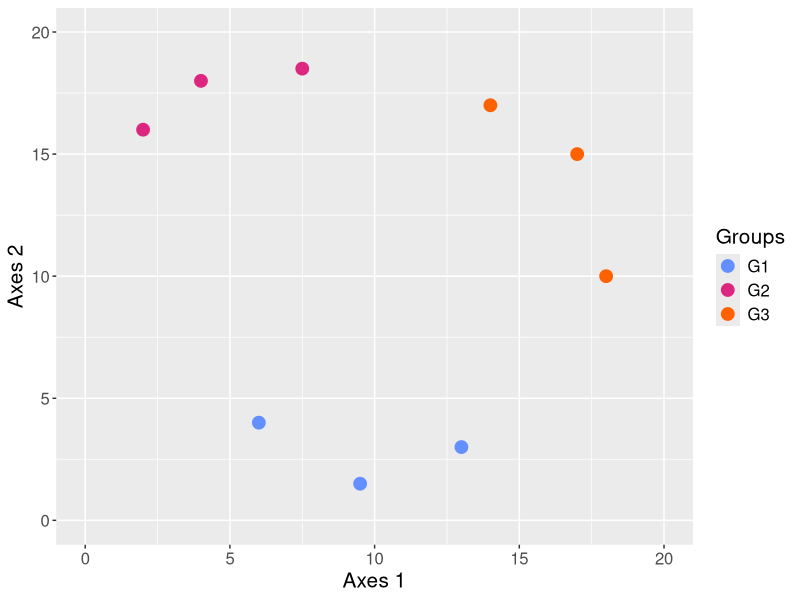
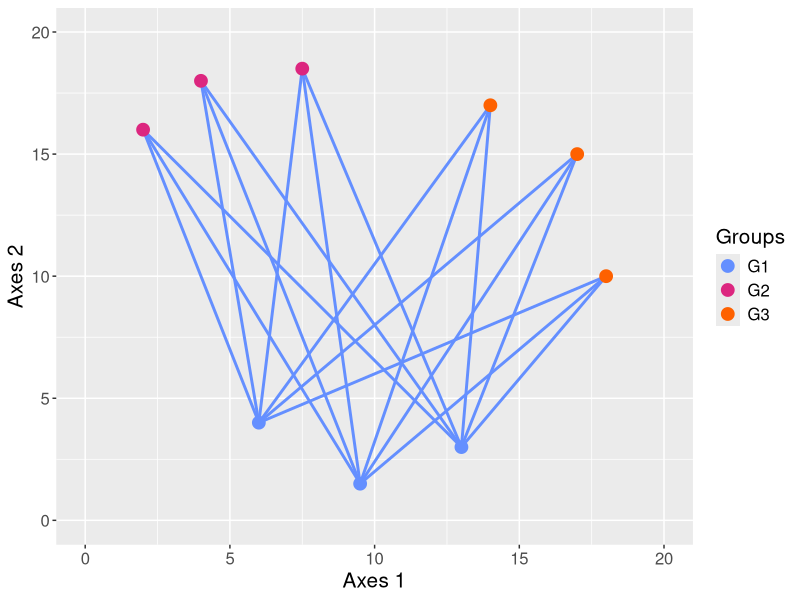
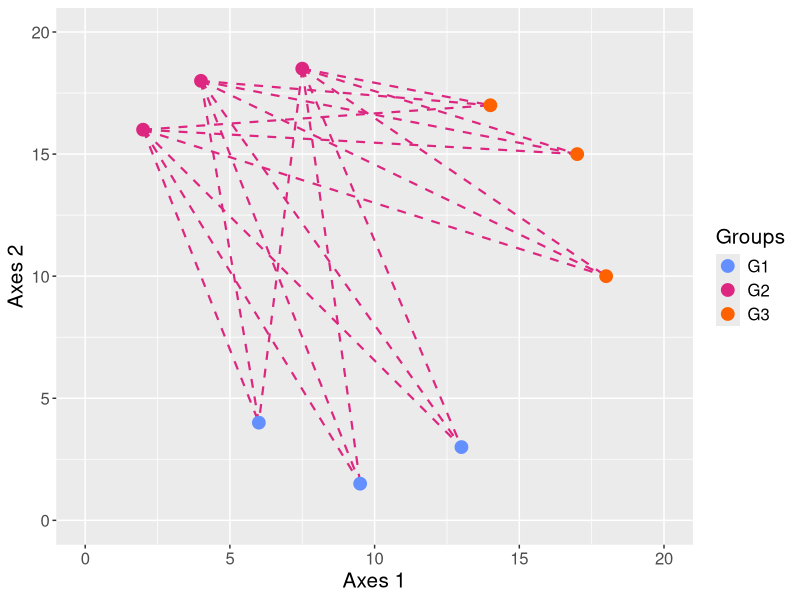
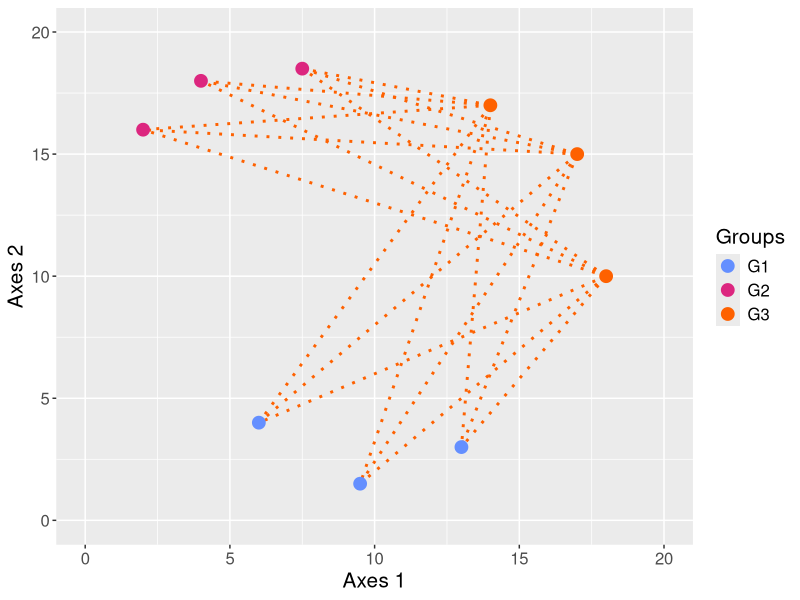
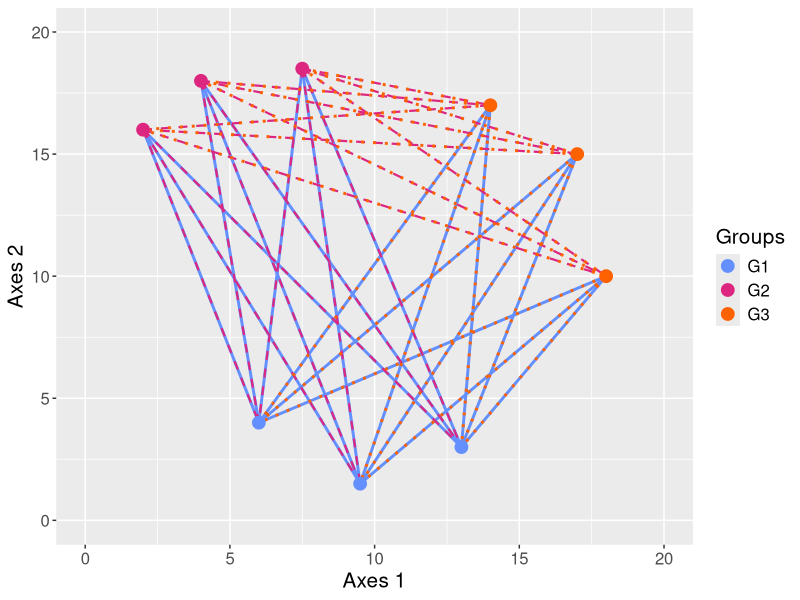

The R script that drew these images, in order:
## ---- chunk 1
#Load tidyverse library
library("tidyverse")

#Create tidy dataset of points that will act as points in ordination plot
#Comprise of three different datasets with 5 samples each
#set seed
set.seed(84368)
#Sample groups
group <- c(rep("G1",3), rep("G2",3), rep("G3",3))
#Create axes 1 values
axes1 <- c(c(9.5,6,13),
            c(2,4,7.5),
            c(14,17,18))
#Create axes 2 values
axes2 <- c(c(1.5,4,3),
            c(16,18,18.5),
            c(17,15,10))
#Create long df
tbl <- tibble::tibble(group, axes1, axes2)

#Colour palette to use
ibm_pal <- c("#648fff","#dc267f","#fe6100")
## ---- chunk 2
ggplot2::ggplot(data = tbl, mapping=aes(x = axes1, y = axes2, colour = group)) +
    ggplot2::geom_point(size=4) +
    ggplot2::labs(colour = "Groups") +
    ggplot2::theme(text=ggplot2::element_text(size = 15)) +
    ggplot2::scale_colour_manual(values = ibm_pal) +
    ggplot2::scale_x_continuous(name="Axes 1", breaks=c(0,5,10,15,20), limits = c(0,20)) +
    ggplot2::scale_y_continuous(name="Axes 2", breaks=c(0,5,10,15,20), limits = c(0,20))
## ---- chunk 3
ggplot2::ggplot(data = tbl) +
    ggplot2::labs(x="Axes 1", y = "Axes 2", colour = "Groups") +
     ggplot2::theme(text=ggplot2::element_text(size = 15)) +
    ggplot2::scale_colour_manual(values = ibm_pal) +
    ggplot2::scale_x_continuous(name="Axes 1", breaks=c(0,5,10,15,20), limits = c(0,20)) +
    ggplot2::scale_y_continuous(name="Axes 2", breaks=c(0,5,10,15,20), limits = c(0,20)) +
    #Add custom lines
    #Group 1 sample 1 to other samples
    ggplot2::annotate("segment", x = 6, xend = 2, y = 4, yend = 16, linewidth = 1, linetype = 1, colour = ibm_pal[1]) +
    ggplot2::annotate("segment", x = 6, xend = 4, y = 4, yend = 18, linewidth = 1, linetype = 1, colour = ibm_pal[1]) +
    ggplot2::annotate("segment", x = 6, xend = 7.5, y = 4, yend = 18.5, linewidth = 1, linetype = 1, colour = ibm_pal[1]) +
    ggplot2::annotate("segment", x = 6, xend = 14, y = 4, yend = 17, linewidth = 1, linetype = 1, colour = ibm_pal[1]) +
    ggplot2::annotate("segment", x = 6, xend = 17, y = 4, yend = 15, linewidth = 1, linetype = 1, colour = ibm_pal[1]) +
    ggplot2::annotate("segment", x = 6, xend = 18, y = 4, yend = 10, linewidth = 1, linetype = 1, colour = ibm_pal[1]) +
    # Group 1 sample 2 to other samples
    ggplot2::annotate("segment", x = 9.5, xend = 2, y = 1.5, yend = 16, linewidth = 1, linetype = 1, colour = ibm_pal[1]) +
    ggplot2::annotate("segment", x = 9.5, xend = 4, y = 1.5, yend = 18, linewidth = 1, linetype = 1, colour = ibm_pal[1]) +
    ggplot2::annotate("segment", x = 9.5, xend = 7.5, y = 1.5, yend = 18.5, linewidth = 1, linetype = 1, colour = ibm_pal[1]) +
    ggplot2::annotate("segment", x = 9.5, xend = 14, y = 1.5, yend = 17, linewidth = 1, linetype = 1, colour = ibm_pal[1]) +
    ggplot2::annotate("segment", x = 9.5, xend = 17, y = 1.5, yend = 15, linewidth = 1, linetype = 1, colour = ibm_pal[1]) +
    ggplot2::annotate("segment", x = 9.5, xend = 18, y = 1.5, yend = 10, linewidth = 1, linetype = 1, colour = ibm_pal[1]) +
    # Group 1 sample 2 to other samples
    ggplot2::annotate("segment", x = 13, xend = 2, y = 3, yend = 16, linewidth = 1, linetype = 1, colour = ibm_pal[1]) +
    ggplot2::annotate("segment", x = 13, xend = 4, y = 3, yend = 18, linewidth = 1, linetype = 1, colour = ibm_pal[1]) +
    ggplot2::annotate("segment", x = 13, xend = 7.5, y = 3, yend = 18.5, linewidth = 1, linetype = 1, colour = ibm_pal[1]) +
    ggplot2::annotate("segment", x = 13, xend = 14, y = 3, yend = 17, linewidth = 1, linetype = 1, colour = ibm_pal[1]) +
    ggplot2::annotate("segment", x = 13, xend = 17, y = 3, yend = 15, linewidth = 1, linetype = 1, colour = ibm_pal[1]) +
    ggplot2::annotate("segment", x = 13, xend = 18, y = 3, yend = 10, linewidth = 1, linetype = 1, colour = ibm_pal[1]) +
    #Add points at end so they overlap the lines
    ggplot2::geom_point(mapping=aes(x = axes1, y = axes2, colour = group),size=4)
## ---- chunk 4
ggplot2::ggplot(data = tbl) +
    ggplot2::labs(x="Axes 1", y = "Axes 2", colour = "Groups") +
     ggplot2::theme(text=ggplot2::element_text(size = 15)) +
    ggplot2::scale_colour_manual(values = ibm_pal) +
    ggplot2::scale_x_continuous(name="Axes 1", breaks=c(0,5,10,15,20), limits = c(0,20)) +
    ggplot2::scale_y_continuous(name="Axes 2", breaks=c(0,5,10,15,20), limits = c(0,20)) +
    #Add custom lines
    #Group 2 sample 1 to other samples
    ggplot2::annotate("segment", x = 2, xend = 6, y = 16, yend = 4, linewidth = 0.75, linetype = 2, colour = ibm_pal[2]) +
    ggplot2::annotate("segment", x = 2, xend = 9.5, y = 16, yend = 1.5, linewidth = 0.75, linetype = 2, colour = ibm_pal[2]) +
    ggplot2::annotate("segment", x = 2, xend = 13, y = 16, yend = 3, linewidth = 0.75, linetype = 2, colour = ibm_pal[2]) +
    ggplot2::annotate("segment", x = 2, xend = 14, y = 16, yend = 17, linewidth = 0.75, linetype = 2, colour = ibm_pal[2]) +
    ggplot2::annotate("segment", x = 2, xend = 17, y = 16, yend = 15, linewidth = 0.75, linetype = 2, colour = ibm_pal[2]) +
    ggplot2::annotate("segment", x = 2, xend = 18, y = 16, yend = 10, linewidth = 0.75, linetype = 2, colour = ibm_pal[2]) +
    # Group 2 sample 2 to other samples
    ggplot2::annotate("segment", x = 4, xend = 6, y = 18, yend = 4, linewidth = 0.75, linetype = 2, colour = ibm_pal[2]) +
    ggplot2::annotate("segment", x = 4, xend = 9.5, y = 18, yend = 1.5, linewidth = 0.75, linetype = 2, colour = ibm_pal[2]) +
    ggplot2::annotate("segment", x = 4, xend = 13, y = 18, yend = 3, linewidth = 0.75, linetype = 2, colour = ibm_pal[2]) +
    ggplot2::annotate("segment", x = 4, xend = 14, y = 18, yend = 17, linewidth = 0.75, linetype = 2, colour = ibm_pal[2]) +
    ggplot2::annotate("segment", x = 4, xend = 17, y = 18, yend = 15, linewidth = 0.75, linetype = 2, colour = ibm_pal[2]) +
    ggplot2::annotate("segment", x = 4, xend = 18, y = 18, yend = 10, linewidth = 0.75, linetype = 2, colour = ibm_pal[2]) +
    # Group 2 sample 2 to other samples
    ggplot2::annotate("segment", x = 7.5, xend = 6, y = 18.5, yend = 4, linewidth = 0.75, linetype = 2, colour = ibm_pal[2]) +
    ggplot2::annotate("segment", x = 7.5, xend = 9.5, y = 18.5, yend = 1.5, linewidth = 0.75, linetype = 2, colour = ibm_pal[2]) +
    ggplot2::annotate("segment", x = 7.5, xend = 13, y = 18.5, yend = 3, linewidth = 0.75, linetype = 2, colour = ibm_pal[2]) +
    ggplot2::annotate("segment", x = 7.5, xend = 14, y = 18.5, yend = 17, linewidth = 0.75, linetype = 2, colour = ibm_pal[2]) +
    ggplot2::annotate("segment", x = 7.5, xend = 17, y = 18.5, yend = 15, linewidth = 0.75, linetype = 2, colour = ibm_pal[2]) +
    ggplot2::annotate("segment", x = 7.5, xend = 18, y = 18.5, yend = 10, linewidth = 0.75, linetype = 2, colour = ibm_pal[2]) +
    #Add points at end so they overlap the lines
    ggplot2::geom_point(mapping=aes(x = axes1, y = axes2, colour = group),size=4)
## ---- chunk 5
ggplot2::ggplot(data = tbl) +
    ggplot2::labs(x="Axes 1", y = "Axes 2", colour = "Groups") +
     ggplot2::theme(text=ggplot2::element_text(size = 15)) +
    ggplot2::scale_colour_manual(values = ibm_pal) +
    ggplot2::scale_x_continuous(name="Axes 1", breaks=c(0,5,10,15,20), limits = c(0,20)) +
    ggplot2::scale_y_continuous(name="Axes 2", breaks=c(0,5,10,15,20), limits = c(0,20)) +
    #Add custom lines
    #Group 1 sample 1 to other samples
    ggplot2::annotate("segment", x = 14, xend = 6, y = 17, yend = 4, linewidth = 1, linetype = 3, colour = ibm_pal[3]) +
    ggplot2::annotate("segment", x = 14, xend = 9.5, y = 17, yend = 1.5, linewidth = 1, linetype = 3, colour = ibm_pal[3]) +
    ggplot2::annotate("segment", x = 14, xend = 13, y = 17, yend = 3, linewidth = 1, linetype = 3, colour = ibm_pal[3]) +
    ggplot2::annotate("segment", x = 14, xend = 2, y = 17, yend = 16, linewidth = 1, linetype = 3, colour = ibm_pal[3]) +
    ggplot2::annotate("segment", x = 14, xend = 4, y = 17, yend = 18, linewidth = 1, linetype = 3, colour = ibm_pal[3]) +
    ggplot2::annotate("segment", x = 14, xend = 7.5, y = 17, yend = 18.5, linewidth = 1, linetype = 3, colour = ibm_pal[3]) +
    # Group 1 sample 2 to other samples
    ggplot2::annotate("segment", x = 17, xend = 6, y = 15, yend = 4, linewidth = 1, linetype = 3, colour = ibm_pal[3]) +
    ggplot2::annotate("segment", x = 17, xend = 9.5, y = 15, yend = 1.5, linewidth = 1, linetype = 3, colour = ibm_pal[3]) +
    ggplot2::annotate("segment", x = 17, xend = 13, y = 15, yend = 3, linewidth = 1, linetype = 3, colour = ibm_pal[3]) +
    ggplot2::annotate("segment", x = 17, xend = 2, y = 15, yend = 16, linewidth = 1, linetype = 3, colour = ibm_pal[3]) +
    ggplot2::annotate("segment", x = 17, xend = 4, y = 15, yend = 18, linewidth = 1, linetype = 3, colour = ibm_pal[3]) +
    ggplot2::annotate("segment", x = 17, xend = 7.5, y = 15, yend = 18.5, linewidth = 1, linetype = 3, colour = ibm_pal[3]) +
    # Group 1 sample 2 to other samples
    ggplot2::annotate("segment", x = 18, xend = 6, y = 10, yend = 4, linewidth = 1, linetype = 3, colour = ibm_pal[3]) +
    ggplot2::annotate("segment", x = 18, xend = 9.5, y = 10, yend = 1.5, linewidth = 1, linetype = 3, colour = ibm_pal[3]) +
    ggplot2::annotate("segment", x = 18, xend = 13, y = 10, yend = 3, linewidth = 1, linetype = 3, colour = ibm_pal[3]) +
    ggplot2::annotate("segment", x = 18, xend = 2, y = 10, yend = 16, linewidth = 1, linetype = 3, colour = ibm_pal[3]) +
    ggplot2::annotate("segment", x = 18, xend = 4, y = 10, yend = 18, linewidth = 1, linetype = 3, colour = ibm_pal[3]) +
    ggplot2::annotate("segment", x = 18, xend = 7.5, y = 10, yend = 18.5, linewidth = 1, linetype = 3, colour = ibm_pal[3]) +
    #Add points at end so they overlap the lines
    ggplot2::geom_point(mapping=aes(x = axes1, y = axes2, colour = group),size=4)
## ---- chunk 6
ggplot2::ggplot(data = tbl) +
    ggplot2::labs(x="Axes 1", y = "Axes 2", colour = "Groups") +
     ggplot2::theme(text=ggplot2::element_text(size = 15)) +
    ggplot2::scale_colour_manual(values = ibm_pal) +
    ggplot2::scale_x_continuous(name="Axes 1", breaks=c(0,5,10,15,20), limits = c(0,20)) +
    ggplot2::scale_y_continuous(name="Axes 2", breaks=c(0,5,10,15,20), limits = c(0,20)) +
    #Add custom lines
    #Group 1 sample 1 to other samples
    ggplot2::annotate("segment", x = 6, xend = 2, y = 4, yend = 16, linewidth = 1, linetype = 1, colour = ibm_pal[1]) +
    ggplot2::annotate("segment", x = 6, xend = 4, y = 4, yend = 18, linewidth = 1, linetype = 1, colour = ibm_pal[1]) +
    ggplot2::annotate("segment", x = 6, xend = 7.5, y = 4, yend = 18.5, linewidth = 1, linetype = 1, colour = ibm_pal[1]) +
    ggplot2::annotate("segment", x = 6, xend = 14, y = 4, yend = 17, linewidth = 1, linetype = 1, colour = ibm_pal[1]) +
    ggplot2::annotate("segment", x = 6, xend = 17, y = 4, yend = 15, linewidth = 1, linetype = 1, colour = ibm_pal[1]) +
    ggplot2::annotate("segment", x = 6, xend = 18, y = 4, yend = 10, linewidth = 1, linetype = 1, colour = ibm_pal[1]) +
    # Group 1 sample 2 to other samples
    ggplot2::annotate("segment", x = 9.5, xend = 2, y = 1.5, yend = 16, linewidth = 1, linetype = 1, colour = ibm_pal[1]) +
    ggplot2::annotate("segment", x = 9.5, xend = 4, y = 1.5, yend = 18, linewidth = 1, linetype = 1, colour = ibm_pal[1]) +
    ggplot2::annotate("segment", x = 9.5, xend = 7.5, y = 1.5, yend = 18.5, linewidth = 1, linetype = 1, colour = ibm_pal[1]) +
    ggplot2::annotate("segment", x = 9.5, xend = 14, y = 1.5, yend = 17, linewidth = 1, linetype = 1, colour = ibm_pal[1]) +
    ggplot2::annotate("segment", x = 9.5, xend = 17, y = 1.5, yend = 15, linewidth = 1, linetype = 1, colour = ibm_pal[1]) +
    ggplot2::annotate("segment", x = 9.5, xend = 18, y = 1.5, yend = 10, linewidth = 1, linetype = 1, colour = ibm_pal[1]) +
    # Group 1 sample 2 to other samples
    ggplot2::annotate("segment", x = 13, xend = 2, y = 3, yend = 16, linewidth = 1, linetype = 1, colour = ibm_pal[1]) +
    ggplot2::annotate("segment", x = 13, xend = 4, y = 3, yend = 18, linewidth = 1, linetype = 1, colour = ibm_pal[1]) +
    ggplot2::annotate("segment", x = 13, xend = 7.5, y = 3, yend = 18.5, linewidth = 1, linetype = 1, colour = ibm_pal[1]) +
    ggplot2::annotate("segment", x = 13, xend = 14, y = 3, yend = 17, linewidth = 1, linetype = 1, colour = ibm_pal[1]) +
    ggplot2::annotate("segment", x = 13, xend = 17, y = 3, yend = 15, linewidth = 1, linetype = 1, colour = ibm_pal[1]) +
    ggplot2::annotate("segment", x = 13, xend = 18, y = 3, yend = 10, linewidth = 1, linetype = 1, colour = ibm_pal[1]) +
    #Group 2 sample 1 to other samples
    ggplot2::annotate("segment", x = 2, xend = 6, y = 16, yend = 4, linewidth = 0.75, linetype = 2, colour = ibm_pal[2]) +
    ggplot2::annotate("segment", x = 2, xend = 9.5, y = 16, yend = 1.5, linewidth = 0.75, linetype = 2, colour = ibm_pal[2]) +
    ggplot2::annotate("segment", x = 2, xend = 13, y = 16, yend = 3, linewidth = 0.75, linetype = 2, colour = ibm_pal[2]) +
    ggplot2::annotate("segment", x = 2, xend = 14, y = 16, yend = 17, linewidth = 0.75, linetype = 2, colour = ibm_pal[2]) +
    ggplot2::annotate("segment", x = 2, xend = 17, y = 16, yend = 15, linewidth = 0.75, linetype = 2, colour = ibm_pal[2]) +
    ggplot2::annotate("segment", x = 2, xend = 18, y = 16, yend = 10, linewidth = 0.75, linetype = 2, colour = ibm_pal[2]) +
    # Group 2 sample 2 to other samples
    ggplot2::annotate("segment", x = 4, xend = 6, y = 18, yend = 4, linewidth = 0.75, linetype = 2, colour = ibm_pal[2]) +
    ggplot2::annotate("segment", x = 4, xend = 9.5, y = 18, yend = 1.5, linewidth = 0.75, linetype = 2, colour = ibm_pal[2]) +
    ggplot2::annotate("segment", x = 4, xend = 13, y = 18, yend = 3, linewidth = 0.75, linetype = 2, colour = ibm_pal[2]) +
    ggplot2::annotate("segment", x = 4, xend = 14, y = 18, yend = 17, linewidth = 0.75, linetype = 2, colour = ibm_pal[2]) +
    ggplot2::annotate("segment", x = 4, xend = 17, y = 18, yend = 15, linewidth = 0.75, linetype = 2, colour = ibm_pal[2]) +
    ggplot2::annotate("segment", x = 4, xend = 18, y = 18, yend = 10, linewidth = 0.75, linetype = 2, colour = ibm_pal[2]) +
    # Group 2 sample 2 to other samples
    ggplot2::annotate("segment", x = 7.5, xend = 6, y = 18.5, yend = 4, linewidth = 0.75, linetype = 2, colour = ibm_pal[2]) +
    ggplot2::annotate("segment", x = 7.5, xend = 9.5, y = 18.5, yend = 1.5, linewidth = 0.75, linetype = 2, colour = ibm_pal[2]) +
    ggplot2::annotate("segment", x = 7.5, xend = 13, y = 18.5, yend = 3, linewidth = 0.75, linetype = 2, colour = ibm_pal[2]) +
    ggplot2::annotate("segment", x = 7.5, xend = 14, y = 18.5, yend = 17, linewidth = 0.75, linetype = 2, colour = ibm_pal[2]) +
    ggplot2::annotate("segment", x = 7.5, xend = 17, y = 18.5, yend = 15, linewidth = 0.75, linetype = 2, colour = ibm_pal[2]) +
    ggplot2::annotate("segment", x = 7.5, xend = 18, y = 18.5, yend = 10, linewidth = 0.75, linetype = 2, colour = ibm_pal[2]) +
    #Group 3 sample 1 to other samples
    ggplot2::annotate("segment", x = 14, xend = 6, y = 17, yend = 4, linewidth = 1, linetype = 3, colour = ibm_pal[3]) +
    ggplot2::annotate("segment", x = 14, xend = 9.5, y = 17, yend = 1.5, linewidth = 1, linetype = 3, colour = ibm_pal[3]) +
    ggplot2::annotate("segment", x = 14, xend = 13, y = 17, yend = 3, linewidth = 1, linetype = 3, colour = ibm_pal[3]) +
    ggplot2::annotate("segment", x = 14, xend = 2, y = 17, yend = 16, linewidth = 1, linetype = 3, colour = ibm_pal[3]) +
    ggplot2::annotate("segment", x = 14, xend = 4, y = 17, yend = 18, linewidth = 1, linetype = 3, colour = ibm_pal[3]) +
    ggplot2::annotate("segment", x = 14, xend = 7.5, y = 17, yend = 18.5, linewidth = 1, linetype = 3, colour = ibm_pal[3]) +
    # Group 3 sample 2 to other samples
    ggplot2::annotate("segment", x = 17, xend = 6, y = 15, yend = 4, linewidth = 1, linetype = 3, colour = ibm_pal[3]) +
    ggplot2::annotate("segment", x = 17, xend = 9.5, y = 15, yend = 1.5, linewidth = 1, linetype = 3, colour = ibm_pal[3]) +
    ggplot2::annotate("segment", x = 17, xend = 13, y = 15, yend = 3, linewidth = 1, linetype = 3, colour = ibm_pal[3]) +
    ggplot2::annotate("segment", x = 17, xend = 2, y = 15, yend = 16, linewidth = 1, linetype = 3, colour = ibm_pal[3]) +
    ggplot2::annotate("segment", x = 17, xend = 4, y = 15, yend = 18, linewidth = 1, linetype = 3, colour = ibm_pal[3]) +
    ggplot2::annotate("segment", x = 17, xend = 7.5, y = 15, yend = 18.5, linewidth = 1, linetype = 3, colour = ibm_pal[3]) +
    # Group 3 sample 2 to other samples
    ggplot2::annotate("segment", x = 18, xend = 6, y = 10, yend = 4, linewidth = 1, linetype = 3, colour = ibm_pal[3]) +
    ggplot2::annotate("segment", x = 18, xend = 9.5, y = 10, yend = 1.5, linewidth = 1, linetype = 3, colour = ibm_pal[3]) +
    ggplot2::annotate("segment", x = 18, xend = 13, y = 10, yend = 3, linewidth = 1, linetype = 3, colour = ibm_pal[3]) +
    ggplot2::annotate("segment", x = 18, xend = 2, y = 10, yend = 16, linewidth = 1, linetype = 3, colour = ibm_pal[3]) +
    ggplot2::annotate("segment", x = 18, xend = 4, y = 10, yend = 18, linewidth = 1, linetype = 3, colour = ibm_pal[3]) +
    ggplot2::annotate("segment", x = 18, xend = 7.5, y = 10, yend = 18.5, linewidth = 1, linetype = 3, colour = ibm_pal[3]) +
    #Add points at end so they overlap the lines
    ggplot2::geom_point(mapping=aes(x = axes1, y = axes2, colour = group),size=4)
